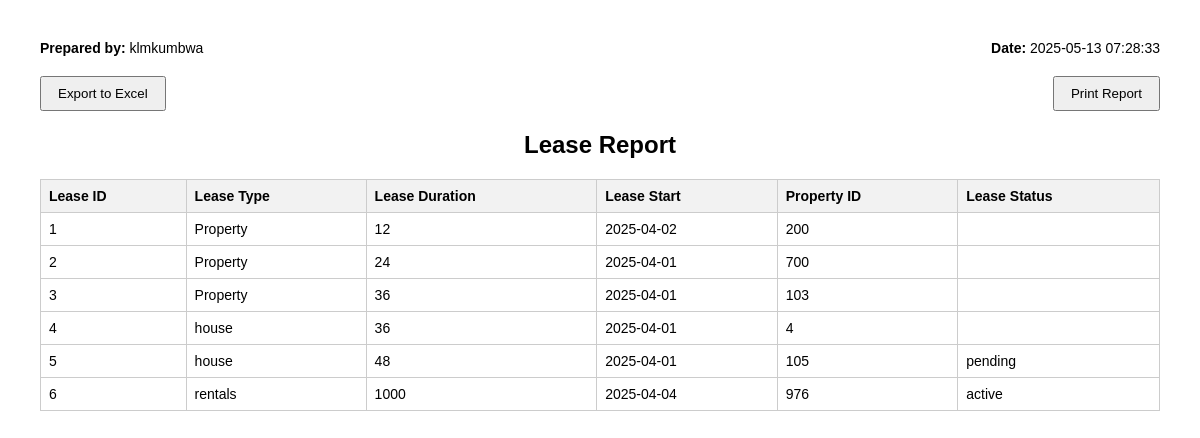
The page /leases_report.php (signed in) on the database its author committed.
### tables this page shows
CREATE TABLE IF NOT EXISTS `lease` (
  `Lease_ID` int NOT NULL AUTO_INCREMENT,
  `Lease_type` varchar(50) DEFAULT NULL,
  `Lease_duration` int DEFAULT NULL,
  `Lease_start` date DEFAULT NULL,
  `Property_ID` int DEFAULT NULL,
  `Lease_status` varchar(255) DEFAULT 'Active',
  `created_at` timestamp NULL DEFAULT CURRENT_TIMESTAMP,
  `created_by` varchar(255) DEFAULT 'admin',
  PRIMARY KEY (`Lease_ID`),
  KEY `fk_Property_ID` (`Property_ID`)
);

### leases_report.php (the view, shortened to what this page needs)
<?php
include('db_connection.php');
$username = $_SESSION['username'];
$sql = "SELECT
    Lease_id,
    Lease_type,
    Lease_duration,
    Lease_start,
    Property_ID,
    Lease_status
FROM LEASE
WHERE 1";
$stmt = $conn->prepare($sql);
$stmt->execute();
$result = $stmt->get_result();
?>
<!DOCTYPE html>
<html>
<head>
</head>
<body>
    <div class="header">
        <div><strong>Prepared by:</strong> <?= htmlspecialchars($username) ?></div>
        <div><strong>Date:</strong> <?= date('Y-m-d H:i:s') ?></div>
    </div>
    <div class="buttons">
        <form method="get" action="leases_report.php" target="_blank">
            <button type="submit">Export to Excel</button>
        </form>
        <button onclick="window.print()">Print Report</button>
    </div>
    <h2>Lease Report</h2>
    <table>
        <thead>
            <tr>
                <th>Lease ID</th>
                <th>Lease Type</th>
                <th>Lease Duration</th>
                <th>Lease Start</th>
                <th>Property ID</th>
                <th>Lease Status</th>
            </tr>
        </thead>
        <tbody>
            <?php while ($row = $result->fetch_assoc()): ?>
            <tr>
                <td><?= htmlspecialchars($row['Lease_id'] ?? '') ?></td>
                <td><?= htmlspecialchars($row['Lease_type'] ?? '') ?></td>
                <td><?= htmlspecialchars($row['Lease_duration'] ?? '') ?></td>
                <td><?= htmlspecialchars($row['Lease_start'] ?? '') ?></td>
                <td><?= htmlspecialchars($row['Property_ID'] ?? '') ?></td>
                <td><?= htmlspecialchars($row['Lease_status'] ?? '') ?></td>
            </tr>
            <?php endwhile; ?>
        </tbody>
    </table>
</body>
</html>

### leases_report.php (style rules this page uses)
body { font-family: Arial, sans-serif; margin: 40px; }
table { border-collapse: collapse; width: 100%; font-size: 14px; }
th, td { border: 1px solid #ccc; padding: 8px; text-align: left; }
th { background-color: #f2f2f2; }
h2 { text-align: center; margin-bottom: 20px; }
.header { display: flex; justify-content: space-between; margin-bottom: 20px; }
.header div { font-size: 14px; }
.buttons { display: flex; justify-content: space-between; margin-bottom: 20px; }
button { padding: 8px 16px; }

### rows shown on the page
lease: Lease_ID "1", Lease_type "Property", Lease_duration "12", Lease_start "2025-04-02", Property_ID "200"
lease: Lease_ID "2", Lease_type "Property", Lease_duration "24", Lease_start "2025-04-01", Property_ID "700"
lease: Lease_ID "3", Lease_type "Property", Lease_duration "36", Lease_start "2025-04-01", Property_ID "103"
lease: Lease_ID "4", Lease_type "house", Lease_duration "36", Lease_start "2025-04-01", Property_ID "4"
lease: Lease_ID "5", Lease_type "house", Lease_duration "48", Lease_start "2025-04-01", Property_ID "105", Lease_status "pending"
lease: Lease_ID "6", Lease_type "rentals", Lease_duration "1000", Lease_start "2025-04-04", Property_ID "976", Lease_status "active"

### other values the page prints
$username "klmkumbwa"
